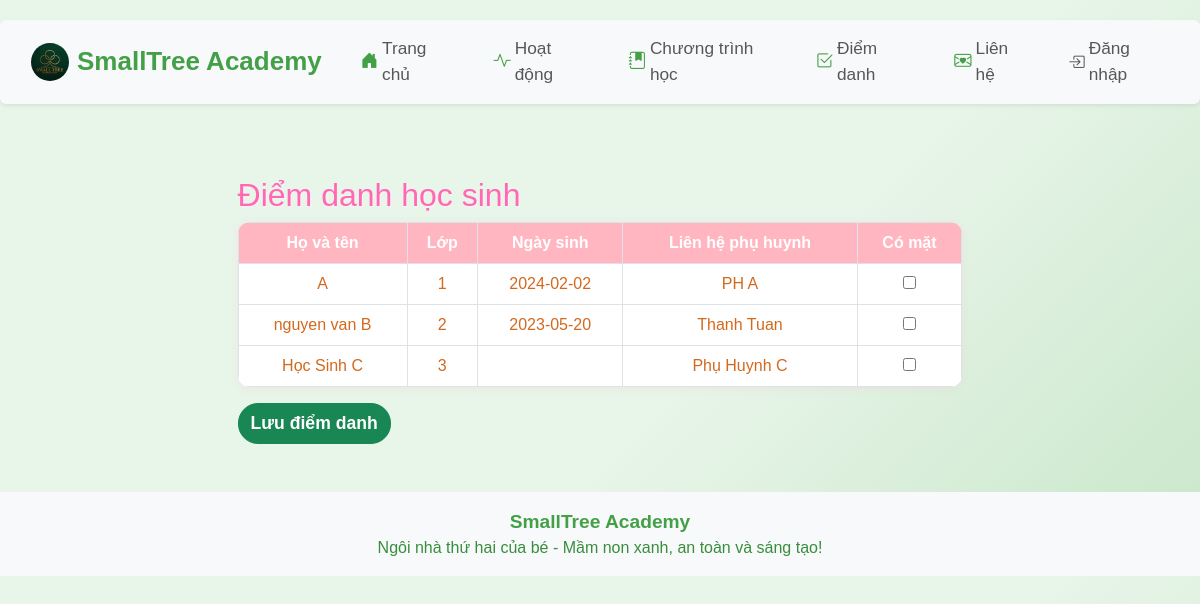
The app's page /attendance/mark, older data.
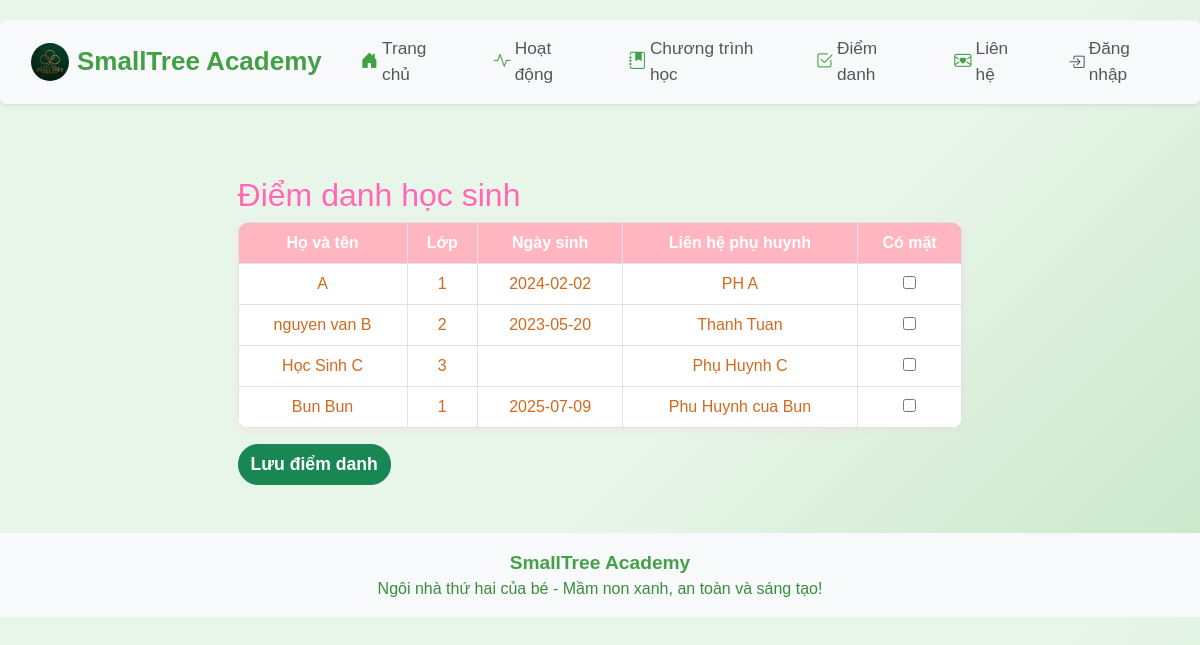
The same page, newer data.
### app/models.py (models this page shows)
class Child(db.Model):
    id = db.Column(db.Integer, primary_key=True)
    name = db.Column(db.String(100), nullable=False)
    age = db.Column(db.Integer, nullable=False)
    parent_contact = db.Column(db.String(100), nullable=False)
    class_name = db.Column(db.String(100))
    birth_date = db.Column(db.String(20))
    status = db.Column(db.String(20), default='Chưa điểm danh')
    email = db.Column(db.String(100))
    phone = db.Column(db.String(20))
    password = db.Column(db.String(100))
    student_code = db.Column(db.String(20), unique=True, nullable=True)

### app/routes.py (the view, shortened to what this page needs)
@main.route('/attendance/mark', methods=['GET', 'POST'])
def mark_attendance():
    students = Child.query.all()
    mobile = is_mobile()
    return render_template('mark_attendance.html', students=students, title='Điểm danh học sinh', mobile=mobile)

### app/__init__.py (called while the page is built)
def create_app():
    app = Flask(__name__)
    app.config['SECRET_KEY'] = 'your-secret-key'
    app.config['SQLALCHEMY_DATABASE_URI'] = 'sqlite:///site.db'
    app.config['SQLALCHEMY_TRACK_MODIFICATIONS'] = False
    db.init_app(app)
    migrate = Migrate(app, db)
    csrf = CSRFProtect(app)
    @app.context_processor
    def inject_csrf_token():
        from flask_wtf.csrf import generate_csrf
        return dict(csrf_token=generate_csrf)
    from app.routes import main
    app.register_blueprint(main)
    return app

### app/routes.py (called while the page is built)
def is_mobile():
    ua = request.user_agent.string.lower()
    return 'mobile' in ua or 'android' in ua or 'iphone' in ua

### app/templates/mark_attendance.html (shortened to what this page needs)
{% extends 'base.html' %}
{% block content %}
<div class="container mt-5">
    <h2>Điểm danh học sinh</h2>
    <form method="post">
        <table class="table table-bordered">
            <thead>
                <tr>
                    <th>Họ và tên</th>
                    <th>Lớp</th>
                    <th>Ngày sinh</th>
                    <th>Liên hệ phụ huynh</th>
                    <th>Có mặt</th>
                </tr>
            </thead>
            <tbody>
                {% for student in students %}
                <tr>
                    <td>{{ student.name }}</td>
                    <td>{{ student.class_name if student.class_name else '' }}</td>
                    <td>{{ student.birth_date if student.birth_date else '' }}</td>
                    <td>{{ student.parent_contact }}</td>
                    <td><input type="checkbox" name="present_{{ student.id }}" {% if student.status == 'Có mặt' %}checked{% endif %}></td>
                </tr>
                {% else %}
                <tr><td colspan="5">Chưa có học sinh nào.</td></tr>
                {% endfor %}
            </tbody>
        </table>
        <button type="submit" class="btn btn-success">Lưu điểm danh</button>
    </form>
</div>
{% endblock %}

Row changes from the older to the newer data that the page shows:
added Child: name "Bun Bun", class_name "1", birth_date "2025-07-09", parent_contact "Phu Huynh cua Bun"
